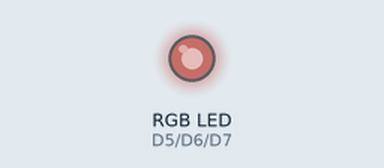
A sketch run on a simulated ESP8266 (NodeMCU). Parts: an RGB LED mixed from three pins (HIGH = lit). Dim RGB values are drawn brighter than linear.

Above: at 0.05 s.
At 1.5 s:
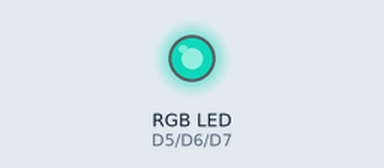
At 3.0 s:
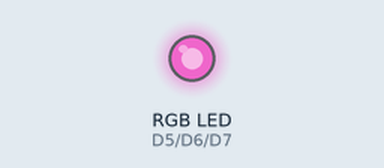
Timing chart, 0 to 6.9 s (numbered marks = the images above):
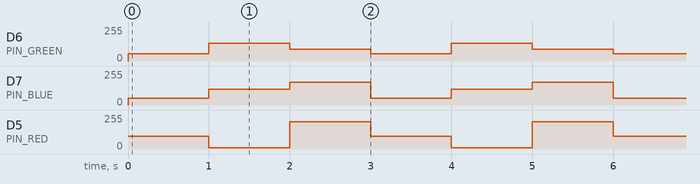

Measured:
- by itself, D6 (PIN_GREEN): repeats every 3.0 s: 135/255 1.0 s, 87/255 1.0 s, 54/255 1.0 s
- by itself, D7 (PIN_BLUE): repeats every 3.0 s: 117/255 1.0 s, 172/255 1.0 s, 51/255 1.0 s
- by itself, D5 (PIN_RED): repeats every 3.0 s: 8/255 1.0 s, 203/255 1.0 s, 97/255 1.0 s

The sketch:

sketch_jan19b.ino
```cpp
int PIN_RED   = D5;
int PIN_GREEN = D6;
int PIN_BLUE  = D7;

void setup() {
  pinMode(PIN_RED,   OUTPUT);
  pinMode(PIN_GREEN, OUTPUT);
  pinMode(PIN_BLUE,  OUTPUT);
}
void loop() {
  // color code #00C9CC (R = 0,   G = 201, B = 204)
  analogWrite(PIN_RED,   255-158); //because common anode so 255- whatever value
  analogWrite(PIN_GREEN, 255-201);
  analogWrite(PIN_BLUE,  255-204);
  delay(1000); // keep the color 1 second

  // color code #F7788A (R = 247, G = 120, B = 138)
  analogWrite(PIN_RED,   255-247);
  analogWrite(PIN_GREEN, 255-120);
  analogWrite(PIN_BLUE,  255-138);
  delay(1000); // keep the color 1 second

  // color code #34A853 (R = 52,  G = 168, B = 83)
  analogWrite(PIN_RED,   255-52);
  analogWrite(PIN_GREEN, 255-168);
  analogWrite(PIN_BLUE,  255-83);
  delay(1000); // keep the color 1 second
}
```
